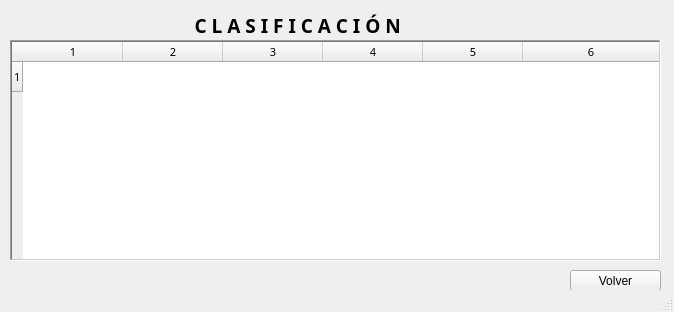
<?xml version="1.0" encoding="UTF-8"?>
<ui version="4.0">
 <class>MainWindow</class>
 <widget class="QMainWindow" name="MainWindow">
  <property name="geometry">
   <rect>
    <x>0</x>
    <y>0</y>
    <width>674</width>
    <height>312</height>
   </rect>
  </property>
  <property name="windowTitle">
   <string>Clasificación</string>
  </property>
  <property name="styleSheet">
   <string notr="true"/>
  </property>
  <widget class="QWidget" name="centralwidget">
   <widget class="QTableWidget" name="tblClasificacion">
    <property name="geometry">
     <rect>
      <x>10</x>
      <y>40</y>
      <width>651</width>
      <height>221</height>
     </rect>
    </property>
    <property name="font">
     <font>
      <family>Segoe UI Light</family>
      <pointsize>8</pointsize>
      <underline>false</underline>
      <strikeout>false</strikeout>
     </font>
    </property>
    <property name="frameShape">
     <enum>QFrame::WinPanel</enum>
    </property>
    <property name="frameShadow">
     <enum>QFrame::Sunken</enum>
    </property>
    <property name="lineWidth">
     <number>5</number>
    </property>
    <property name="sizeAdjustPolicy">
     <enum>QAbstractScrollArea::AdjustToContents</enum>
    </property>
    <property name="showGrid">
     <bool>true</bool>
    </property>
    <property name="gridStyle">
     <enum>Qt::NoPen</enum>
    </property>
    <property name="sortingEnabled">
     <bool>false</bool>
    </property>
    <property name="wordWrap">
     <bool>true</bool>
    </property>
    <property name="cornerButtonEnabled">
     <bool>true</bool>
    </property>
    <property name="rowCount">
     <number>1</number>
    </property>
    <property name="columnCount">
     <number>6</number>
    </property>
    <attribute name="horizontalHeaderCascadingSectionResizes">
     <bool>false</bool>
    </attribute>
    <attribute name="horizontalHeaderShowSortIndicator" stdset="0">
     <bool>false</bool>
    </attribute>
    <attribute name="horizontalHeaderStretchLastSection">
     <bool>true</bool>
    </attribute>
    <attribute name="verticalHeaderVisible">
     <bool>true</bool>
    </attribute>
    <attribute name="verticalHeaderCascadingSectionResizes">
     <bool>false</bool>
    </attribute>
    <row/>
    <column/>
    <column/>
    <column/>
    <column/>
    <column/>
    <column/>
   </widget>
   <widget class="QLabel" name="label_2">
    <property name="geometry">
     <rect>
      <x>170</x>
      <y>10</y>
      <width>301</width>
      <height>31</height>
     </rect>
    </property>
    <property name="font">
     <font>
      <family>Mongolian Baiti</family>
      <pointsize>14</pointsize>
      <weight>75</weight>
      <italic>false</italic>
      <bold>true</bold>
     </font>
    </property>
    <property name="styleSheet">
     <string notr="true"/>
    </property>
    <property name="text">
     <string>     C L A S I F I C A C I Ó N</string>
    </property>
   </widget>
   <widget class="QPushButton" name="pushButton">
    <property name="geometry">
     <rect>
      <x>570</x>
      <y>270</y>
      <width>91</width>
      <height>21</height>
     </rect>
    </property>
    <property name="text">
     <string>Volver</string>
    </property>
   </widget>
  </widget>
  <widget class="QStatusBar" name="statusbar"/>
 </widget>
 <resources/>
 <connections>
  <connection>
   <sender>pushButton</sender>
   <signal>clicked()</signal>
   <receiver>MainWindow</receiver>
   <slot>close()</slot>
   <hints>
    <hint type="sourcelabel">
     <x>626</x>
     <y>286</y>
    </hint>
    <hint type="destinationlabel">
     <x>71</x>
     <y>22</y>
    </hint>
   </hints>
  </connection>
 </connections>
</ui>
